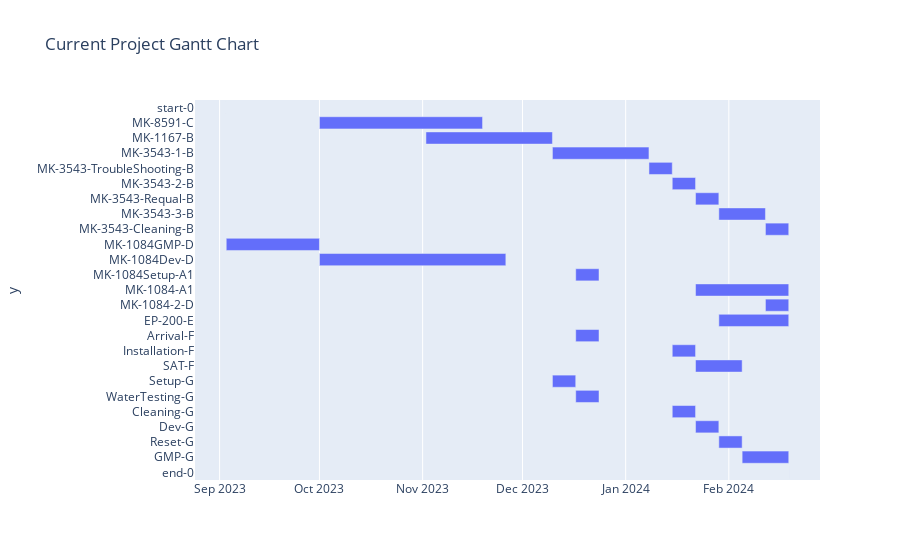

The notebook cell this image was saved under:
### Code cell
fig = px.timeline(SCHEDULE_DF_current, 
                  x_start="Start_Date", 
                  x_end="Finish_Date", 
                  y=SCHEDULE_DF.task_name,title='Current Project Gantt Chart')
fig.update_yaxes(autorange="reversed") # otherwise tasks are listed from the bottom up
#fig.write_html("Gantt_chart-current.html")
fig.update_layout(yaxis={'dtick':1})
fig.show()

### Figure 1 — Plotly figure (JSON) as saved in the notebook; plotly's stock layout.template omitted (floating-point values rounded to 4 significant figures)
{"data": [{"alignmentgroup": "True", "base": ["2023-09-03T00:00:00", "2023-10-01T00:00:00", "2023-11-02T00:00:00", "2023-12-10T00:00:00", "2024-01-08T00:00:00", "2024-01-15T00:00:00", "2024-01-22T00:00:00", "2024-01-29T00:00:00", "2024-02-12T00:00:00", "2023-09-03T00:00:00", "2023-10-01T00:00:00", "2023-12-17T00:00:00", "2024-01-22T00:00:00", "2024-02-12T00:00:00", "2024-01-29T00:00:00", "2023-12-17T00:00:00", "2024-01-15T00:00:00", "2024-01-22T00:00:00", "2023-12-10T00:00:00", "2023-12-17T00:00:00", "2024-01-15T00:00:00", "2024-01-22T00:00:00", "2024-01-29T00:00:00", "2024-02-05T00:00:00", "2024-02-19T00:00:00"], "hovertemplate": "Start_Date=%{base}<br>Finish_Date=%{x}<br>y=%{y}<extra></extra>", "legendgroup": "", "marker": {"color": "#636efa", "pattern": {"shape": ""}}, "name": "", "offsetgroup": "", "orientation": "h", "showlegend": false, "textposition": "auto", "type": "bar", "x": [0, 4233600000, 3283200000, 2505600000, 604800000, 604800000, 604800000, 1209600000, 604800000, 2419200000, 4838400000, 604800000, 2419200000, 604800000, 1814400000, 604800000, 604800000, 1209600000, 604800000, 604800000, 604800000, 604800000, 604800000, 1209600000, 0], "xaxis": "x", "y": ["start-0", "MK-8591-C", "MK-1167-B", "MK-3543-1-B", "MK-3543-TroubleShooting-B", "MK-3543-2-B", "MK-3543-Requal-B", "MK-3543-3-B", "MK-3543-Cleaning-B", "MK-1084GMP-D", "MK-1084Dev-D", "MK-1084Setup-A1", "MK-1084-A1", "MK-1084-2-D", "EP-200-E", "Arrival-F", "Installation-F", "SAT-F", "Setup-G", "WaterTesting-G", "Cleaning-G", "Dev-G", "Reset-G", "GMP-G", "end-0"], "yaxis": "y"}], "layout": {"barmode": "overlay", "legend": {"tracegroupgap": 0}, "title": {"text": "Current Project Gantt Chart"}, "xaxis": {"anchor": "y", "domain": [0, 1], "type": "date"}, "yaxis": {"anchor": "x", "autorange": "reversed", "domain": [0, 1], "dtick": 1, "title": {"text": "y"}}}}
